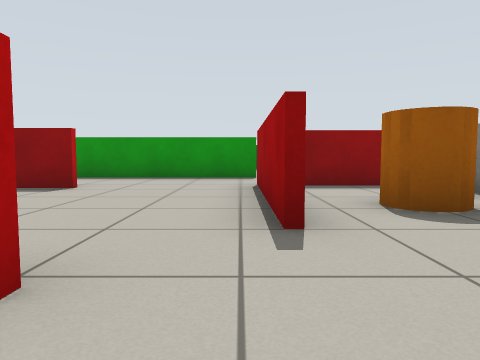
[1] (above)

21 first-person views from a walk through a world built for the Gazebo simulator. The camera is 0.54 m above the floor, tilts 4° down and sees 70° across. The floor is counted in squares, 1 m on a side. Each view is taken from the middle of a square. On the plan, view 1 faces up. The plan holds only what a view shows up to about 9 squares ahead; the rest is blank.

[2]
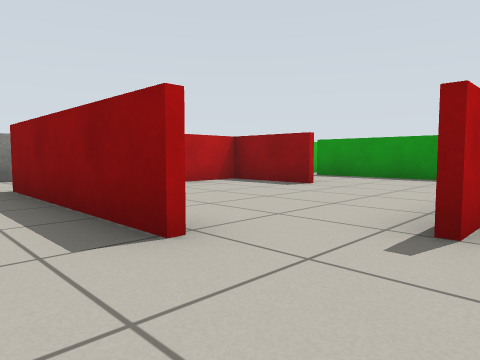

[3]
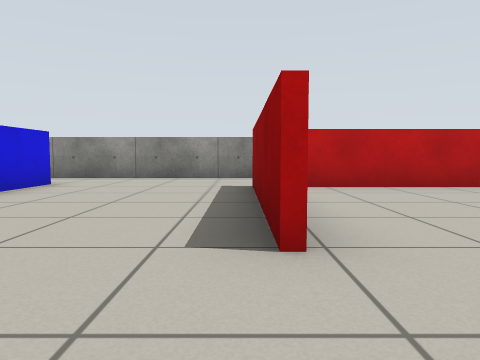

[4]
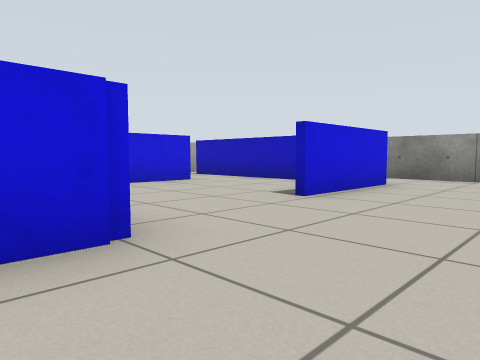

[5]
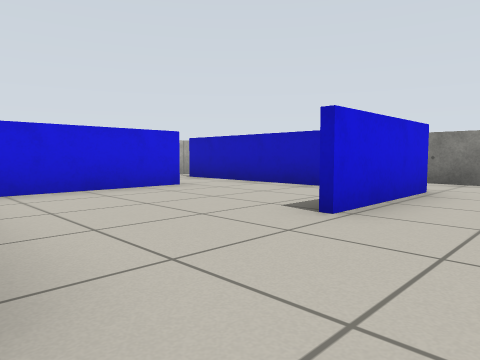

[6]
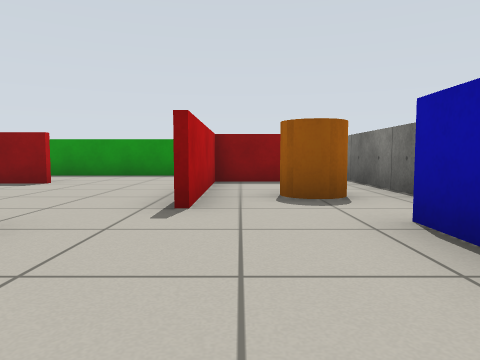

[7]
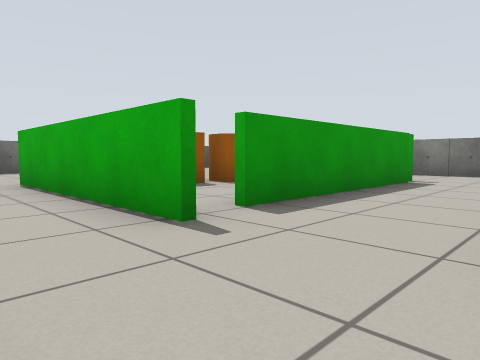

[8]
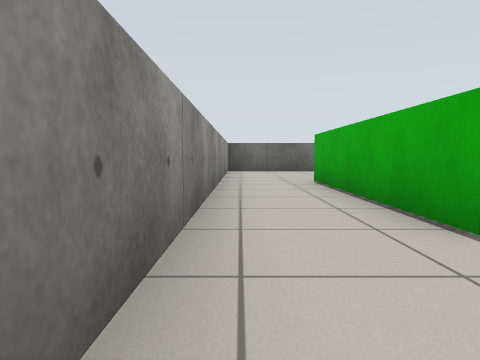

[9]
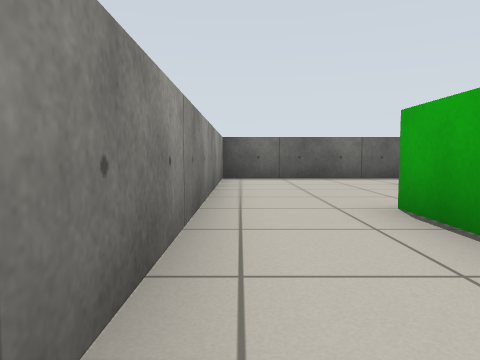

[10]
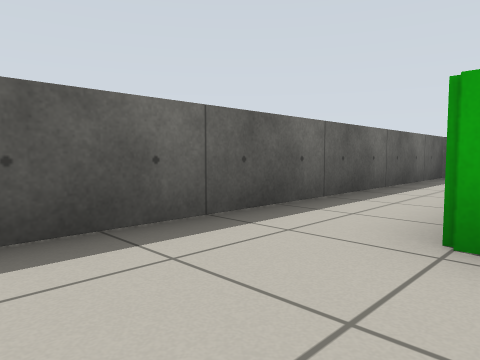

[11]
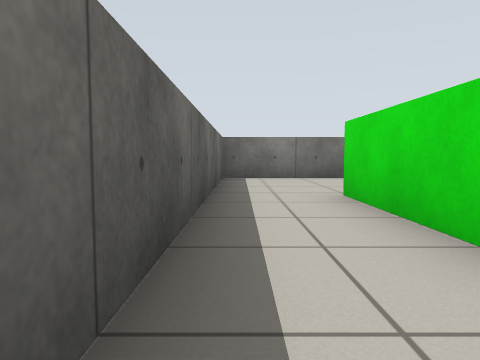

[12]
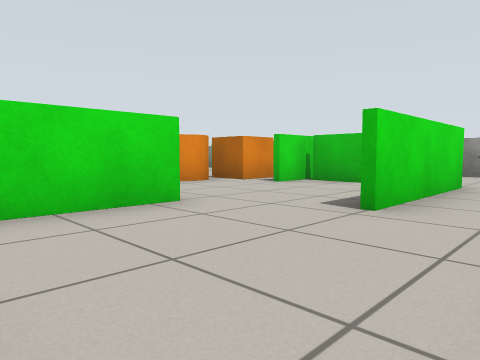

[13]
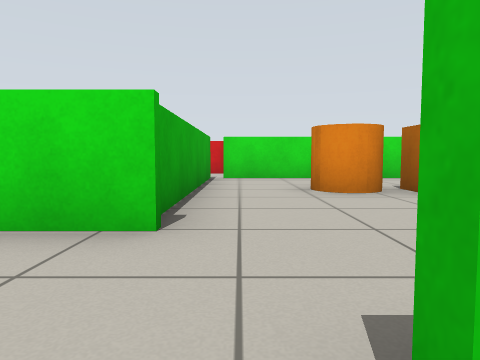

[14]
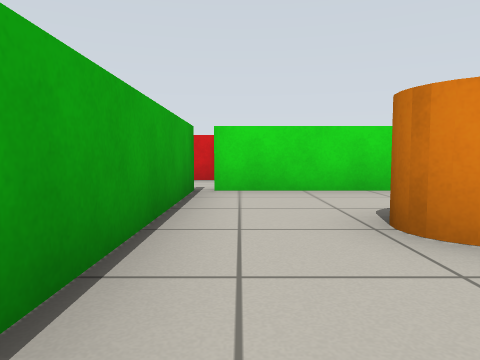

[15]
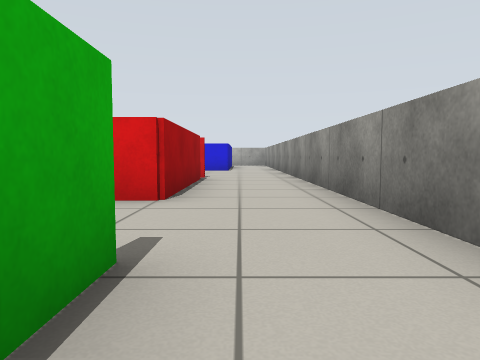

[16]
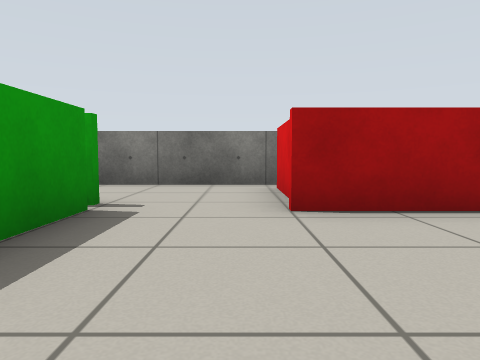

[17]
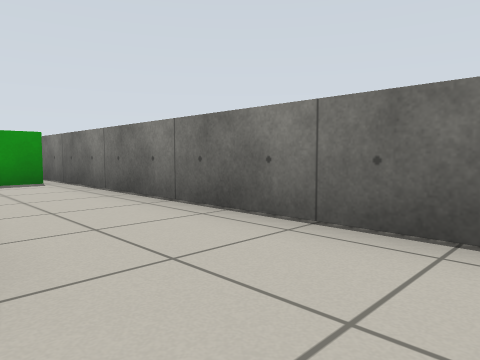

[18]
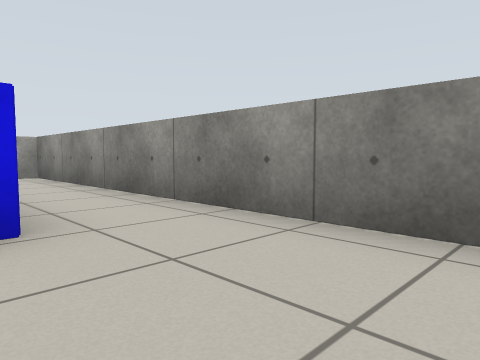

[19]
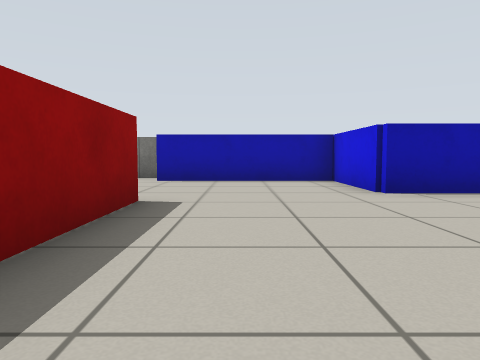

[20]
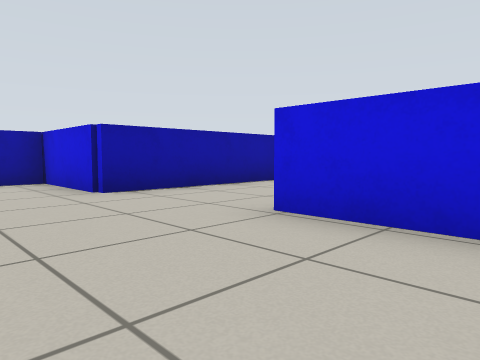

[21]
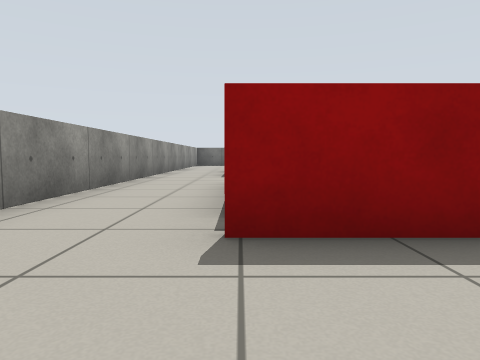

### Floor plan
Points are (right, up) in squares from view 1. A wall is a line through its corners. A room is listed if a view was taken in it or the views show most of it. See-through windows are left out.
Room 1 (views 1, 2, 4, 5, 6, 7, 8, 9, 10, 11, 12, 13, 14, 15, 16, 17, 18, 19, 20, 21)
walls: (-4, 8.7) (0.7, 8.7) (0.7, 14.6) (2.5, 14.6); (-5.4, 8.2) (-5.4, 13.5); (0.5, 8.5) (-4.5, 8.5); (0.3, 6.4) (1.5, 6.4); (-3.8, 12.5) (-2.7, 12.5) (-2.7, 11.2); (-4, 13.5) (-2.6, 13.5); (-5.1, 2) (-5.1, 5.9) (-4.4, 5.9); (-3.6, 14.9) (-3.6, 13.6); (-0.9, 1.2) (-5.1, 1.2); (-3.8, 16.6) (-0.2, 16.6); (3.4, 13.9) (3.4, 18.4) (-7.4, 18.4) (-7.4, -9.4) (-7, -9.4); (-0.1, -2) (2.4, -2) (2.4, 0.4); (-5.6, -2.6) (-2.8, -2.6)
ways out: opening at (-1.5, 6) to room 2; opening at (0.5, 1) to room 2; gap at (-5, 2) to room 2; opening at (-1.5, -3) to room 3; opening at (0.5, 7.5) to room 4
objects: orange cylinder (-2, 11) to (-1, 12)
Room 2 (view 3)
walls: (0.3, 2.5) (0.3, 6.4); (-2.8, 5.7) (-4.9, 5.7) (-4.9, 2.1); (2.4, 0.4) (2.4, 1.9)
ways out: opening at (-1.5, 6) to room 1; opening at (0.5, 1) to room 1; gap at (-5, 2) to room 1; opening at (1, 2) to room 5
Room 3 (no view inside)
walls: (-3.9, -6.4) (-0.9, -6.4); (-5.4, -4.4) (-5.4, -7.4); (-0.1, -6.1) (-0.1, -2)
ways out: opening at (-1.5, -3) to room 1; opening at (-4.5, -7)
Room 4 (no view inside)
walls: (1.5, 6.4) (2.9, 6.4); (3.4, 6) (3.4, 13.9); (3.1, 14.4) (2.2, 14.4)
ways out: opening at (0.5, 7.5) to room 1; gap at (3, 6) to room 5
Room 5 (no view inside)
walls: (2.6, 6.2) (0.5, 6.2) (0.5, 2.5); (3.4, 2) (3.4, 6)
ways out: opening at (1, 2) to room 2; gap at (3, 6) to room 4
objects: orange cylinder (2, 3) to (2, 4)

Where each view was taken, in squares from view 1:
view 1: 0 up, 0 right, facing up
view 2: 0 up, 1 right, facing up-left
view 3: 1 up, 1 right, facing left
view 4: 0 up, 1 right, facing down-left
view 5: 1 down, 0 right, facing down-left
view 6: 1 down, 1 right, facing up
view 7: 6 up, 7 left, facing up-right
view 8: 6 up, 7 left, facing up
view 9: 10 up, 7 left, facing up
view 10: 16 up, 6 left, facing up-right
view 11: 18 up, 5 left, facing right
view 12: 18 up, 3 right, facing down-left
view 13: 17 up, 0 right, facing down
view 14: 14 up, 0 right, facing down
view 15: 10 up, 6 left, facing down
view 16: 7 up, 3 left, facing right
view 17: 7 up, 1 right, facing up-right
view 18: 0 up, 5 left, facing down-left
view 19: 0 up, 5 left, facing right
view 20: 0 up, 5 left, facing down-right
view 21: 1 down, 5 left, facing up
